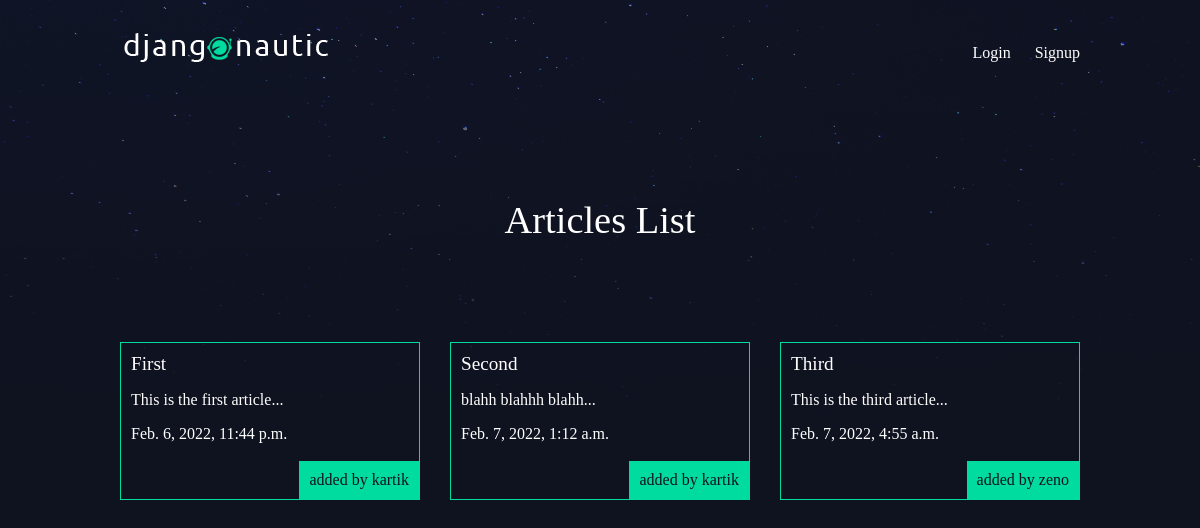
The app's page /articles/ with its own data.
### articles/models.py (models this page shows, shortened)
class Article(models.Model):
    title = models.CharField(max_length=100)
    slug = models.SlugField()
    body = models.TextField()
    date = models.DateTimeField(auto_now_add=True)
    thumb = models.ImageField(default='default.png', blank=True)
    author = models.ForeignKey(User,on_delete=models.CASCADE, default=None)
    def snippet(self):
        return self.body[:50] + "..."

### articles/views.py (the view)
def article_list(request):
    articles = Article.objects.all().order_by('date')
    return render(request, 'articles/article_list.html', {'articles':articles})

### articles/templates/articles/article_list.html
{% extends 'base_layout.html' %}
{% block content %}
    <h1>Articles List</h1>
    <div class="articles">
        {% for article in articles %}
            <div class="article">
                <h2>
                    <a href="{% url 'articles:detail' slug=article.slug %}">{{ article.title }}</a>
                </h2>
                <p>{{ article.snippet }}</p>
                <p>{{ article.date }}</p>
                <p class="author">added by {{ article.author.username }}</p>
            </div>
        {% endfor %}
    </div>
{% endblock %}

### templates/base_layout.html (shortened to what this page needs)
{% load static %}
<!DOCTYPE html>
<html>
    <head>
        <link rel="stylesheet" href="{% static 'styles.css' %}">
    </head>
    <body>
        <header class="wrapper">
            <h1><a href="{% url 'home' %}"><img src="{% static 'logo.png' %}" alt="djangonautic" /></a></h1>
            <nav>
                <ul>
                    {% if user.is_authenticated %}
                    <li>
                        <form class="logout-link" action="{% url 'accounts:logout' %}" method="post">
                            {% csrf_token %}
                            <button type="submit">Logout</button>
                        </form>
                    </li>
                    <li><a href="{% url 'articles:create' %}" class="highlight">New Article</a></li>
                    {% else %}
                    <li><a href="{% url 'accounts:login' %}">Login</a></li>
                    <li><a href="{% url 'accounts:signup' %}">Signup</a></li>
                    {% endif %}
                </ul>
            </nav>
        </header>
        <div class="wrapper">
            {% block content %}
            {% endblock %}
        </div>
    </body>
</html>

### assets/styles.css (style rules this page uses)
body { background-color: #0f121f; background-image: url(/static/stars.png); background-repeat: no-repeat; color: #fff; }
body * { font-family: Ubuntu; }
h1, h2, h3, h4, h5 { font-weight: normal; margin: 0; }
a, a:hover, a:visited { color: #fff; text-decoration: none; }
.wrapper { max-width: 960px; margin: 0 auto; }
div.wrapper > h1 { text-align: center; margin: 100px auto; font-size: 2.4em }
header { display: grid; grid-template-columns: 1fr 1fr; padding: 20px 0; }
nav { justify-self: end; }
nav li { display: inline-block; list-style-type: none; margin-left: 20px; }
.articles { display: grid; grid-template-columns: 1fr 1fr 1fr; grid-gap: 30px; }
.article { padding: 10px; border: 1px solid #00dba0; position: relative; padding-bottom: 40px; }
.article h2 { font-size: 1.2em; }
.article .author { padding: 10px; background: #00dba0; position: absolute; right: 0; bottom: 0; margin: 0; color: #0f121f; }

### records on screen
Article: title "First", snippet "This is the first article...", date "Feb. 6, 2022, 11:44 p.m.", author.username "kartik"
Article: title "Second", snippet "blahh blahhh blahh...", date "Feb. 7, 2022, 1:12 a.m.", author.username "kartik"
Article: title "Third", snippet "This is the third article...", date "Feb. 7, 2022, 4:55 a.m.", author.username "zeno"
